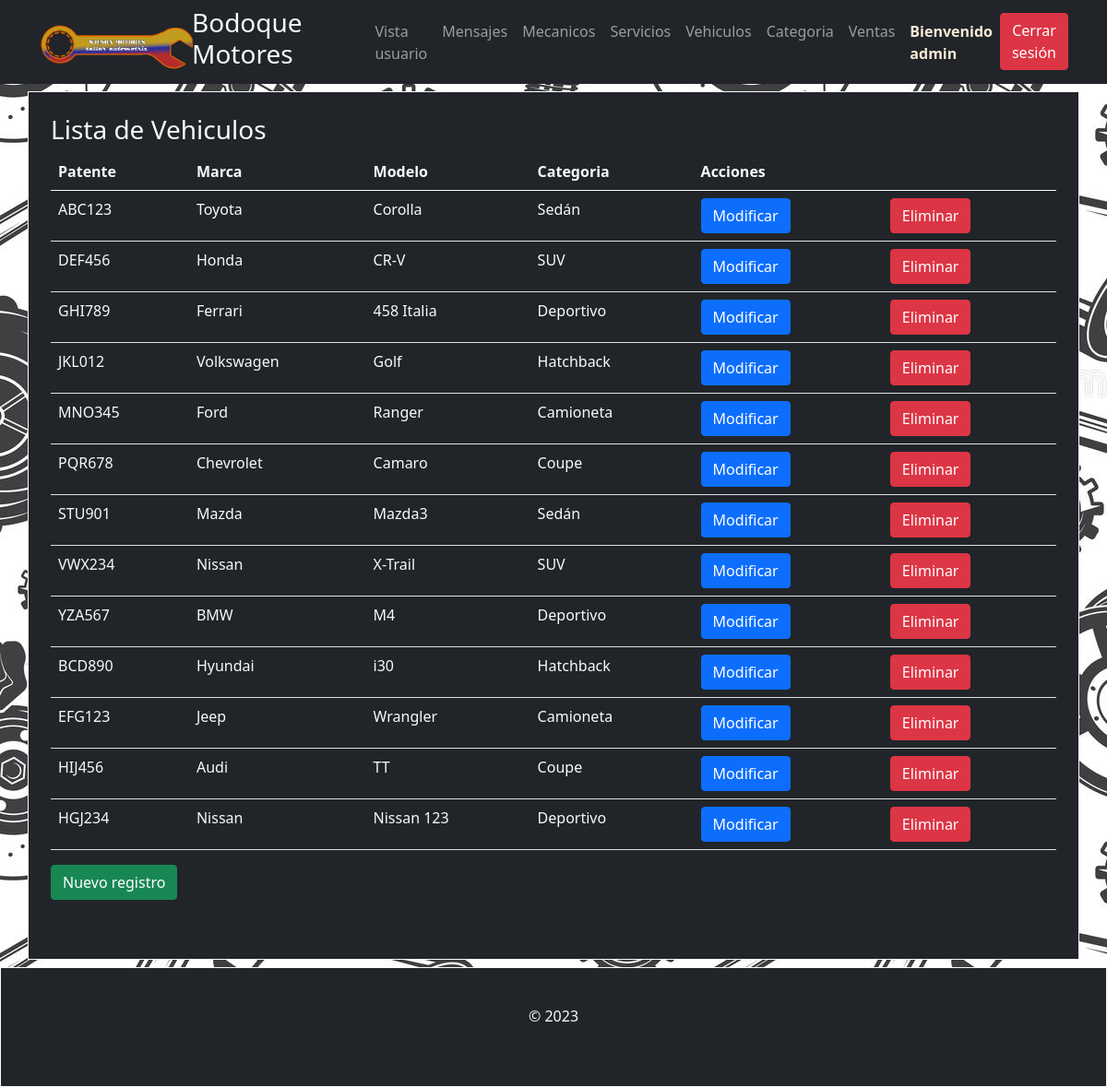
The page /lista_vehiculo (signed in) on the database its author committed.
### core/models.py (models this page shows, shortened)
class Vehiculo(models.Model):
    patente = models.CharField(max_length=6,primary_key=True, verbose_name='Patente')
    marca = models.CharField(max_length=20, verbose_name='Marca vehiculo')
    modelo = models.CharField(max_length=20, null=True, blank=True, verbose_name='Modelo')
    categoria = models.ForeignKey(Categoria, on_delete=models.CASCADE)

class Categoria(models.Model):
    idCategoria = models.AutoField(primary_key=True, verbose_name='Id de categoria')
    nombreCategoria = models.CharField(max_length=50, verbose_name='Nombre de la categoria')

### core/views.py (the view)
# urls.py: path('lista_vehiculo',lista_vehiculo,name="lista_vehiculo"),
@login_required
@permission_required('auth.view_user')
def lista_vehiculo(request):
    vehiculos = Vehiculo.objects.all();
    for vehiculo in vehiculos:
        vehiculo.nombre_categoria = Categoria.objects.get(idCategoria=vehiculo.categoria_id).nombreCategoria
    return render (request, 'core/lista_vehiculo.html', {'vehiculos': vehiculos})

### core/context_processor.py (called while the page is built)
def total_carrito(request):
    total = 0
    if request.user.is_authenticated:
        if "carrito" in request.session.keys():
            for key, value in request.session["carrito"].items():
                total += int(value["acumulado"])
    return {"total_carrito": total}

### core/templates/core/lista_vehiculo.html (shortened to what this page needs)
<!DOCTYPE html>
<html lang="en">
{% load static%}
<head>
    <link href="https://cdn.jsdelivr.net/npm/bootstrap@5.0.2/dist/css/bootstrap.min.css" rel="stylesheet"
>
    <link rel="stylesheet" href="../../static/core/css/style.css">
</head>
<body>
<section>
    <nav class="navbar navbar-expand-lg navbar-dark bg-dark sticky-top">
      <div class="container">
        <a class="navbar-brand" href="{% url 'vista_admin' %}">
          <img src="{% static 'core/img/logo.png'%}" alt="logo_wilson" height="50">
        </a>
        <a class="h3 text-light" href="{% url 'vista_admin' %}" id="titulo-seccion">Bodoque Motores</a>
        <div class="collapse navbar-collapse" id="navbarSupportedContent">
                <ul class="navbar-nav ms-auto">
                        <li class="nav-item">
                            {% if user.username == 'admin' %}
                                <a class="nav-link" href="{% url 'home' %}">Vista usuario</a>
                            {% else %}
                                </li>
                            {% endif %}
                            </li>
                    <li class="nav-item">
                        <a class="nav-link" href="{% url 'lista_mensajes' %}">Mensajes</a>
                    </li>
                    <li class="nav-item">
                        <a class="nav-link" href="{% url 'lista_mecanicos' %}">Mecanicos</a>
                    </li>
                    <li class="nav-item">
                        <a class="nav-link" href="{% url 'lista_servicios' %}">Servicios</a>
                    </li>
                    <li class="nav-item">
                        <a class="nav-link" href="{% url 'lista_vehiculo' %}">Vehiculos</a>
                    </li>
                    <li class="nav-item">
                        <a class="nav-link" href="{% url 'lista_categoria' %}">Categoria</a>
                    </li>
                    <li class="nav-item">
                        <a class="nav-link" href="{% url 'lista_ventas_admin' %}">Ventas</a>
                    </li>
                    <li class="nav-item">
                        {% if user.username == '' %}
                            <a href="{% url 'login'%}"><button type="button" class="btn btn-success" style="justify-self: unset;" >Iniciar sesión</button></a>
                        {% else %}
                            <a class="nav-link" style="color: antiquewhite; font-weight: bold;">Bienvenido {{user.username }}</a>
                        </li>
                            <a href="{% url 'logout' %}"><button type="button" class="btn btn-danger" style="justify-self: unset;">Cerrar sesión</button></a>
                        {% endif %}
                </ul>
            </div>
      </div>
    </nav>
</section>
<div class="container bg-dark text-light mt-2 mb-2  border border-light" style="padding: 2%;">
    <h3>Lista de Vehiculos</h3>
    <table class="table text-light">
        <thead>
            <tr>
                <th>Patente</th>
                <th>Marca</th>
                <th>Modelo</th>
                <th>Categoria</th>
                <th>Acciones</th>
                <th></th>
            </tr>
        </thead>
        <tbody>
            {% for vehiculo in vehiculos %}
            <tr>
                <td>{{ vehiculo.patente }}</td>
                <td>{{ vehiculo.marca }}</td>
                <td>{{ vehiculo.modelo }}</td>
                <td>{{ vehiculo.nombre_categoria }}</td>
                <td><a href="{% url 'form_mod_vehiculo' vehiculo.patente %}" class="btn btn-primary">Modificar</a></td>
                <td><a href="{% url 'form_del_vehiculo' vehiculo.patente %}" class="btn btn-danger">Eliminar</a></td>
            </tr>
            {% endfor %}
        </tbody>
    </table>
    <a href="{% url 'form_vehiculo' %}" class="btn btn-success">Nuevo registro</a>
    <p>&nbsp;</p>
</div>
<footer class="page-footer font-small bg-dark text-light border border-light teal pt-4">
    <div class="footer-copyright text-center py-3">© 2023</div>
    <p id="temp" class="footer-copyright text-center py-3"></p>
</footer>
</body>
</html>

### core/static/core/css/style.css (style rules this page uses)
body { background-image: url('../img/fondo.jpg'); display: grid; height: 100vh; width: 1fr; }
.navbar { background-color: black; border-color: lightgray; border-width: 1px; }
.navbar-brand { height: 50px; width: 150px; }
.h3 { color: white; text-decoration: none; }
.navbar-nav { margin-left: 150px; }

### rows shown on the page
Vehiculo: patente "ABC123", marca "Toyota", modelo "Corolla", nombre_categoria "Sedán"
Vehiculo: patente "DEF456", marca "Honda", modelo "CR-V", nombre_categoria "SUV"
Vehiculo: patente "GHI789", marca "Ferrari", modelo "458 Italia", nombre_categoria "Deportivo"
Vehiculo: patente "JKL012", marca "Volkswagen", modelo "Golf", nombre_categoria "Hatchback"
Vehiculo: patente "MNO345", marca "Ford", modelo "Ranger", nombre_categoria "Camioneta"
Vehiculo: patente "PQR678", marca "Chevrolet", modelo "Camaro", nombre_categoria "Coupe"
Vehiculo: patente "STU901", marca "Mazda", modelo "Mazda3", nombre_categoria "Sedán"
Vehiculo: patente "VWX234", marca "Nissan", modelo "X-Trail", nombre_categoria "SUV"
Vehiculo: patente "YZA567", marca "BMW", modelo "M4", nombre_categoria "Deportivo"
Vehiculo: patente "BCD890", marca "Hyundai", modelo "i30", nombre_categoria "Hatchback"
Vehiculo: patente "EFG123", marca "Jeep", modelo "Wrangler", nombre_categoria "Camioneta"
Vehiculo: patente "HIJ456", marca "Audi", modelo "TT", nombre_categoria "Coupe"
Vehiculo: patente "HGJ234", marca "Nissan", modelo "Nissan 123", nombre_categoria "Deportivo"

### other values the page prints
{{ user.username }} "admin"
